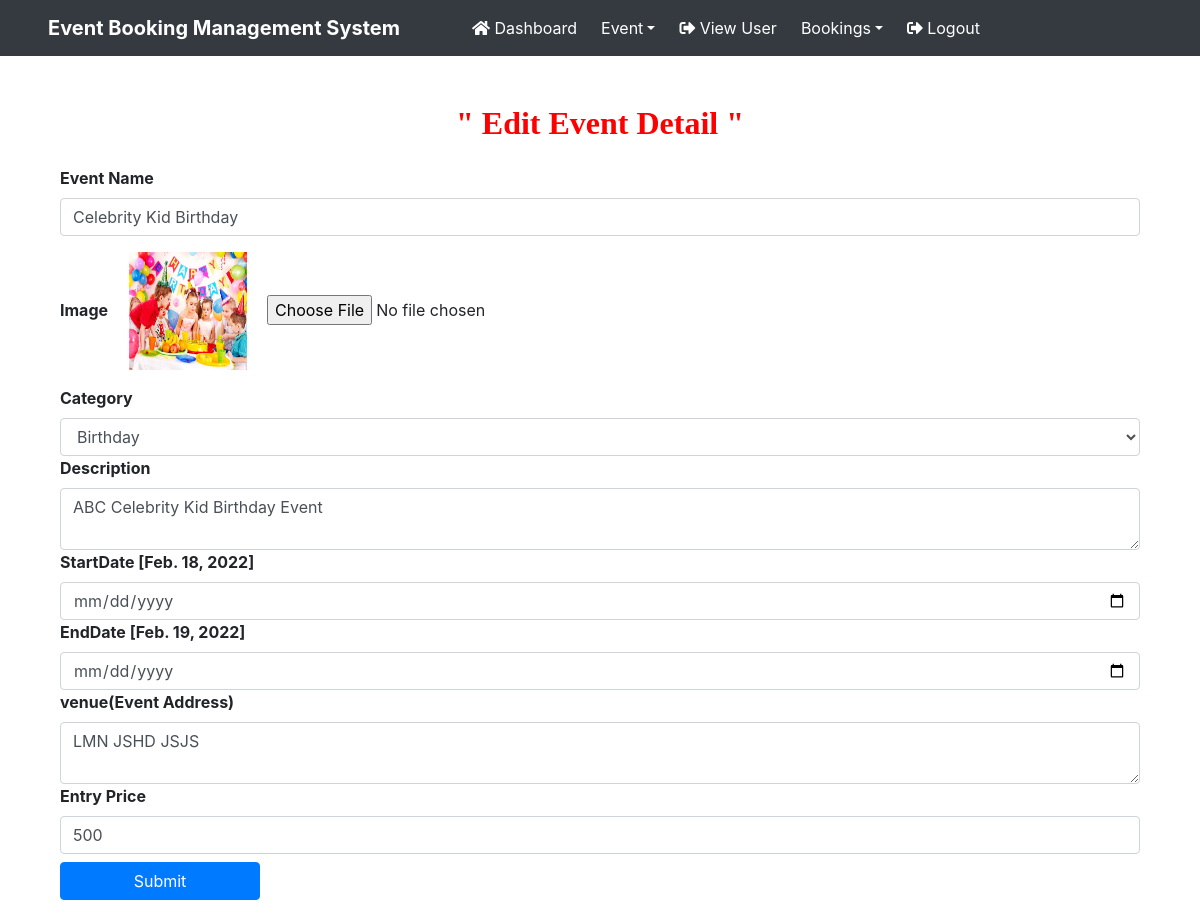
Screenshot of /edit_event/1 (signed in) with the database file from the repository.
### EBS2021/models.py (models this page shows, shortened)
class Event(models.Model):
    eventname=models.CharField(max_length=100,null=True)
    image = models.FileField(null=True)
    category=models.CharField(max_length=100,null=True)
    description = models.CharField(max_length=300,null=True)
    startdate=models.DateField(null=True)
    enddate=models.DateField(null=True)
    venue=models.CharField(max_length=300,null=True)
    entryprice=models.CharField(max_length=100,null=True)
    creationdate = models.DateTimeField(default=datetime.now, blank=True)

### EBS2021/views.py (the view, shortened to what this page needs)
# urls.py: path('edit_event/<int:pid>',edit_event,name="edit_event"),
def edit_event(request,pid):
    if not request.user.is_authenticated:
        return redirect('Login')
    error = ""
    category = Category.objects.all()
    event = Event.objects.get(id=pid)
    return render(request ,"edit_event.html",locals())

### EBS2021/templates/edit_event.html (shortened to what this page needs)
{% block body %}
{% include 'header.html' %}
<div class="container mt-5">
    <h2 class = "text-center" style = "color : red ; font-weight : bold ;
     font-family : Castellar">" Edit Event Detail "</h2>
<form class="container mt-4" method="post" enctype="multipart/form-data">
    <label><b>Event Name</b></label>
    <input type = "text" name="ename" class="form-control" placeholder="Enter Event name" required value="{{event.eventname}}">
    <label><b>Image</b></label>
    <img src="{{event.image.url}}" class="p-3" width="150" height="150">
    <input type="file" name="image">
    <br>
    <label><b>Category</b></label>
            <select name="category" class="form-control">
                <option value="{{event.category}}">{{event.category}}</option>
           </select>
    <label><b>Description</b></label>
    <textarea class="form-control" name="description" placeholder="Enter Description" required>{{event.description}}</textarea>
    <label><b>StartDate [{{event.startdate}}]</b></label>
    <input type = "date" name="startdate" class="form-control" value="{{event.startdate}}">
    <label><b>EndDate [{{event.enddate}}]</b></label>
    <input type = "date" name="enddate" class="form-control">
    <label><b>venue(Event Address)</b></label>
    <textarea class="form-control" name="venue" placeholder="Enter Address" required>{{event.venue}}</textarea>
    <label><b>Entry Price</b>
    </label><input type = "text" name="price" class="form-control" placeholder="Enter price" required value="{{event.entryprice}}">
    <input type="submit" value="Submit" class="btn btn-primary my-2" style="width:200px">
    </div>
{% endblock %}

### rows the page displays
Event: ename "Celebrity Kid Birthday", image (picture), category "Birthday", description "ABC Celebrity Kid Birthday Event", startdate "Feb. 18, 2022", enddate "Feb. 19, 2022", venue "LMN JSHD JSJS", price "500"
